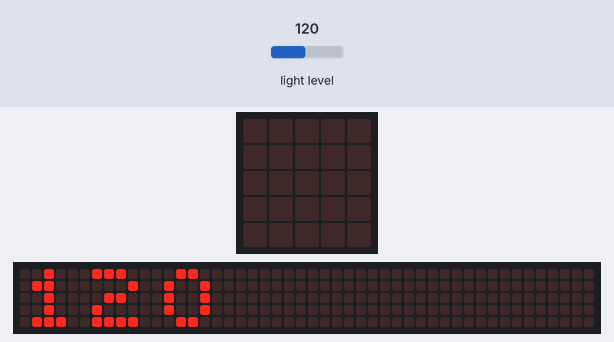
Recording of a program running on a simulated BBC micro:bit (MakeCode). Parts: the board's 5×5 LED display, a strip that is not on the board, showing the scrolling text unrolled. The inputs (shaded band) are chosen by the test bench; at power-on: light level 120. The 48×5 strip is a reading aid, not a part: it shows the text the display is scrolling, unrolled, one strip-width of it at a time.

Above: at 3.2 s.
9.9 s: light level set to 104
11.4 s: light level set to 97
At 12.2 s:
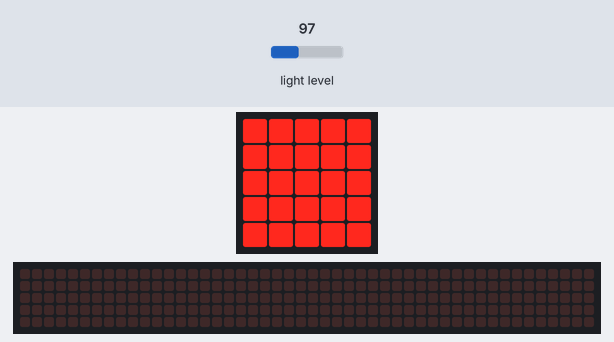
13.1 s: light level set to 128
At 14.3 s:
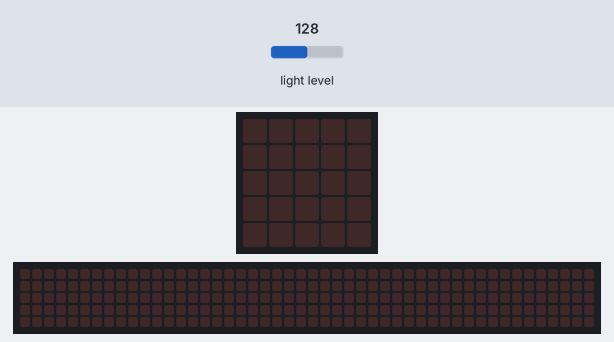
14.6 s: light level set to 5
At 15.6 s:
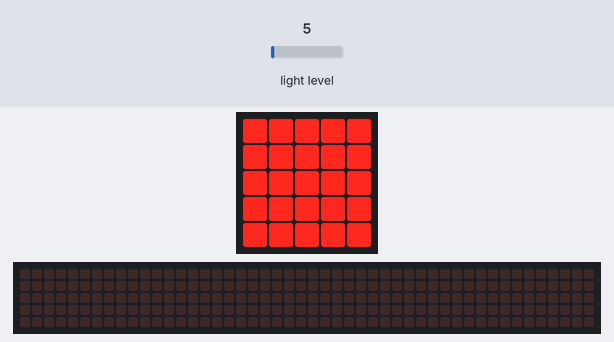
16.1 s: light level set to 191
At 16.8 s:
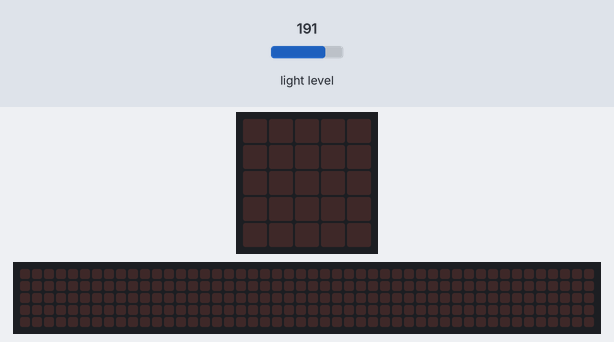
Timing chart, 0 to 18.6 s (numbered marks = the images above; inputs shaded):
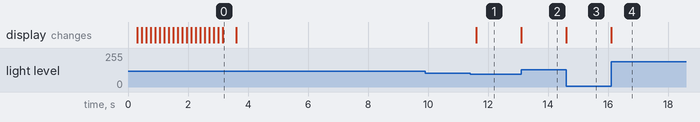

Measured:
- the behaviour switches between 100 and 99 on light level (found by bisection; images 0 and 1)
- after the input at 9.9 s, every drawn part: stays the same
- after the input at 11.4 s, the display: changes after 0.20 s (image 1)
- after the input at 13.1 s, the display: changes at once (image 2)
- after the input at 14.6 s, the display: changes at once (image 3)
- after the input at 16.1 s, the display: changes at once (image 4)
- what the display in image 0 shows lasts 0.4 s, from 3.2 s to 3.6 s

The program:

main.ts
```typescript
basic.showNumber(input.lightLevel())
basic.pause(5000)
loops.everyInterval(500, function () {
    if (input.lightLevel() < 100) {
        basic.showLeds(`
            # # # # #
            # # # # #
            # # # # #
            # # # # #
            # # # # #
            `)
    } else {
        basic.showLeds(`
            . . . . .
            . . . . .
            . . . . .
            . . . . .
            . . . . .
            `)
    }
})
```

test.ts
```typescript
// aquí va el archivo "tests"; esto no se compilará cuando este paquete se utilice como una extensión.
```
